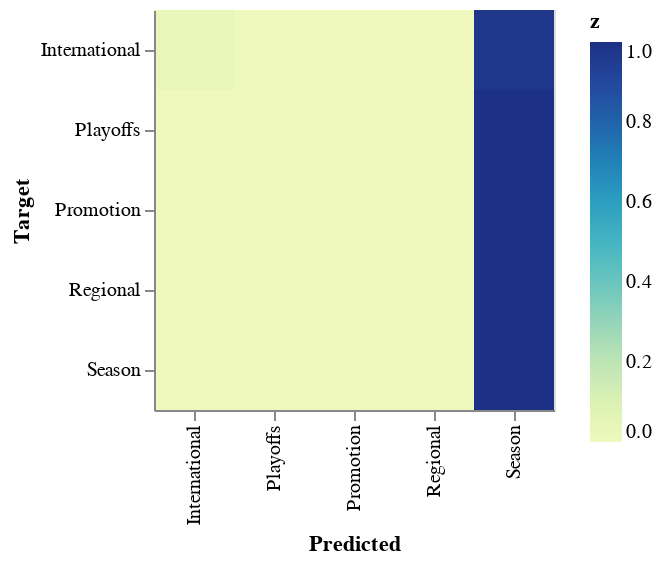

Notebook cell for this chart:
### Code cell
pipeline(['gamelength', 'totalgoldblue', 'earlygoldblue', 'midgoldblue',
       'lategoldblue', 'totalgoldred', 'earlygoldred', 'midgoldred',
       'lategoldred', 'earlygolddiff', 'midgolddiff', 'lategolddiff', 'bKills',
       'bTowers', 'bInhibs', 'bDragons', 'bBarons', 'bHeralds', 'rKills',
       'rTowers', 'rInhibs', 'rDragons', 'rBarons', 'rHeralds',
       'Year'], ['Type'])

### Figure 1 — Vega-Lite specification as saved in the notebook (floating-point values rounded to 4 significant figures)
{"config": {"view": {"continuousWidth": 400, "continuousHeight": 300}}, "data": {"name": "data-3ab0228c3fa8129281373641f99263f3"}, "mark": "rect", "encoding": {"color": {"type": "quantitative", "field": "z"}, "x": {"type": "nominal", "field": "x", "title": "Predicted"}, "y": {"type": "nominal", "field": "y", "title": "Target"}}, "height": 200, "width": 200, "$schema": "https://vega.github.io/schema/vega-lite/v4.8.1.json", "datasets": {"data-3ab0228c3fa8129281373641f99263f3": [{"x": "International", "y": "International", "z": 0.02609}, {"x": "Playoffs", "y": "International", "z": 0.0}, {"x": "Promotion", "y": "International", "z": 0.0}, {"x": "Regional", "y": "International", "z": 0.0}, {"x": "Season", "y": "International", "z": 0.9739}, {"x": "International", "y": "Playoffs", "z": 0.0}, {"x": "Playoffs", "y": "Playoffs", "z": 0.0}, {"x": "Promotion", "y": "Playoffs", "z": 0.0}, {"x": "Regional", "y": "Playoffs", "z": 0.0}, {"x": "Season", "y": "Playoffs", "z": 1.0}, {"x": "International", "y": "Promotion", "z": 0.0}, {"x": "Playoffs", "y": "Promotion", "z": 0.0}, {"x": "Promotion", "y": "Promotion", "z": 0.0}, {"x": "Regional", "y": "Promotion", "z": 0.0}, {"x": "Season", "y": "Promotion", "z": 1.0}, {"x": "International", "y": "Regional", "z": 0.0}, {"x": "Playoffs", "y": "Regional", "z": 0.0}, {"x": "Promotion", "y": "Regional", "z": 0.0}, {"x": "Regional", "y": "Regional", "z": 0.0}, {"x": "Season", "y": "Regional", "z": 1.0}, {"x": "International", "y": "Season", "z": 0.0}, {"x": "Playoffs", "y": "Season", "z": 0.0}, {"x": "Promotion", "y": "Season", "z": 0.0}, {"x": "Regional", "y": "Season", "z": 0.0}, {"x": "Season", "y": "Season", "z": 1.0}]}}
